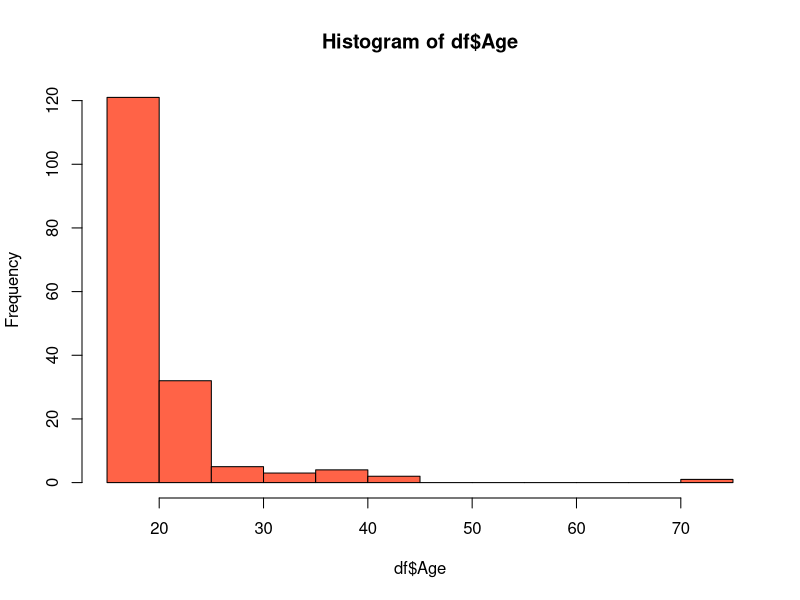
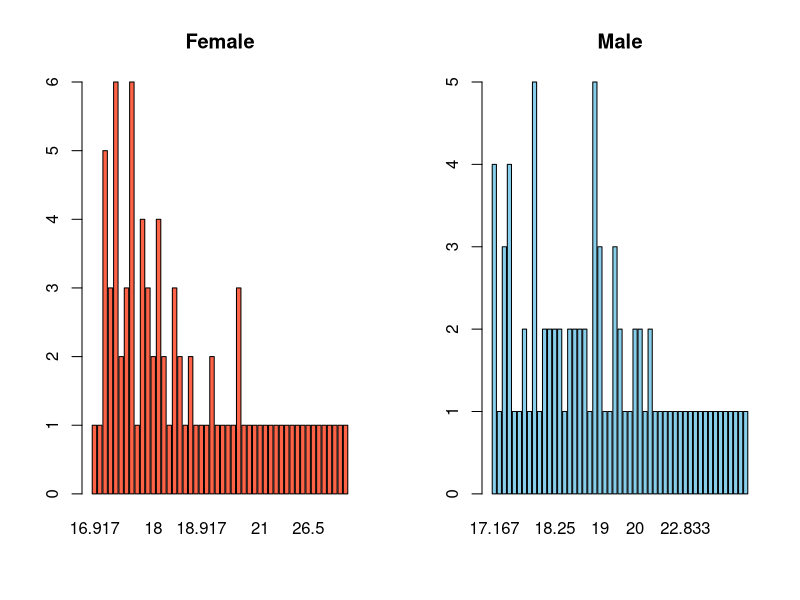

R code for these plots, in order: (Note: this script raises an error after producing the figures.)
## ---- chunk 1
library(MASS)
df<-survey
## ---- chunk 2
df<-na.omit(df)
## ---- chunk 3
hist(df$Age, col='tomato')   # 연령의 분포 살펴보기
## ---- chunk 4
t.test(df$Age, mu=23)
## ---- chunk 5
t.test(df$Age, mu=21, alternative='greater')
## ---- chunk 6
t.test(df$Age, mu=21, alternative='less')
## ---- chunk 7
t.test(Age~Sex, data=df)
## ---- chunk 8
par(mfrow=c(1, 2))
barplot(table(df[df$Sex=='Female', 'Age']), col='tomato', main='Female')
barplot(table(df[df$Sex=='Male', 'Age']), col='skyblue', main='Male')

# 한 그래프 안에.. p.55처럼 그릴 수 있는 방법을 찾아보기
## ---- chunk 9
df<-na.omit(sleep)
## ---- chunk 10
str(df)
## ---- chunk 11
mean(df[df$group==1, ]$extra)
## ---- chunk 12
mean(df[df$group==2, ]$extra)
## ---- chunk 13
t.test(extra~group, data=sleep, paired=T)
## ---- chunk 14
library(tidyr)  # spread 함수가 tidyr 안에 있음
sleep.wide<-spread(sleep, key=group, value=extra)
## ---- chunk 15
sleep.wide
## ---- chunk 16
t.test(sleep.wide$`1`, sleep.wide$`2`, paired=T)
